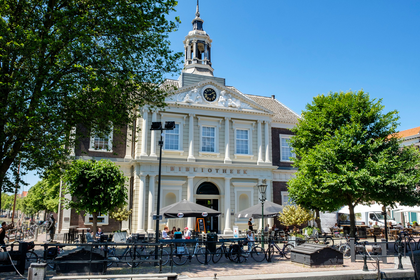
%> input picture src/bib.png, 420 x 280 px, shrunk from 1350 x 900 before the run
$ octave ex2point2.m   (GNU Octave 9; MATLAB toolbox functions it lacks are replaced by stand-ins)
%> lines starting %> are read from the running program, lines starting %| are printed output that depends on the picture
% Read the image. In this case, this results in a
% M x N x 3 tensor, with RGB components.
% The colormap is empty.
[A,cmap] = imread('bib.png');
%> A is the input picture: size 280x420x3 uint8; mean R, G, B 86.6, 110.9, 111.6
%> cmap = []
figure
imshow(A)

%% compress image
p = 9e-3; thresholdType = 'Soft'; waveletType = 'db30';
A_noise = A;
[A2,mserr,mserr_rel,compression_ratio,threshold,SNR] = denoising_image(A_noise,p,thresholdType,waveletType,A);
% [90 lines not run here, left out]
function [c,I] = Hard_threshold(delta, c)
    I = find(abs(c) < delta);
    c(I) = 0;
end

% function to apply soft thresholding
function [c, I] = Soft_threshold(delta,c)
    I = find(abs(c) < delta);
    c = sign(c).*(abs(c)-delta);
    c(I) = 0;
end

% function to desnoise an image
function [A2,mserr,mserr_rel,compression_ratio,threshold,SNR] = denoising_image(A,p,threshtype,waveletType,A_correct)
%> called with p = 0.009, threshtype = 'Soft', waveletType = 'db30'
    % if there is no A_correct, interprete as compression and not
    % denosing
    if nargin < 5
        A_correct = A;
    end

    % The tensor contains red, green and blue components
    Ared = A(:,:,1);
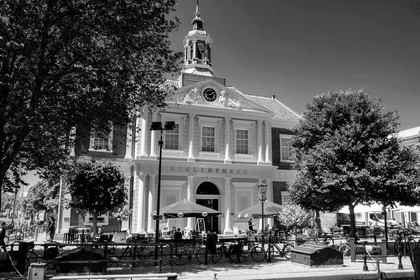
%> Ared: size 280x420 uint8; min 0, max 255, mean 86.6
    Agreen = A(:,:,2);
    Ablue = A(:,:,3);
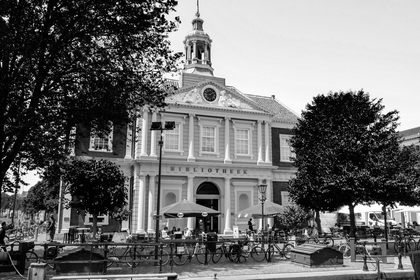
%> Ablue: size 280x420 uint8; min 0, max 255, mean 111.6

    % Recent versions of the wavelet toolbox can transform the tensor A.
    % It is generally safer to split the channels and do it manually
    %[c,l] = wavedec2(A, 4, 'bior4.4');

    [c1,l1] = wavedec2(Ared, 4, waveletType);
%> l1 = [72 81; 72 81; 86 104; 114 149; 169 239; 280 420]
    [c2,l2] = wavedec2(Agreen, 4, waveletType);
%> l2 = [72 81; 72 81; 86 104; 114 149; 169 239; 280 420]
    [c3,l3] = wavedec2(Ablue, 4, waveletType);
%> l3 = [72 81; 72 81; 86 104; 114 149; 169 239; 280 420]

    % Compress by putting small coefficients to zero.
    % Experiment with the threshold p.
    T = max([max(abs(c1)), max(abs(c2)), max(abs(c3))]);
%> T = 4659.8
    %p = 1e-1;
    threshold = p*T;
%> threshold = 41.94
    if (strcmp("Hard",threshtype))
        [c1,I1] = Hard_threshold(threshold, c1);
        [c2,I2] = Hard_threshold(threshold, c2);
        [c3,I3] = Hard_threshold(threshold, c3);
    else
        [c1,I1] = Soft_threshold(threshold, c1);
%> in Soft_threshold, `I = find(abs(c) < delta);`: I = 178279 values from 59 to 222291
        [c2,I2] = Soft_threshold(threshold, c2);
        [c3,I3] = Soft_threshold(threshold, c3);
    end
    A2red = waverec2(c1, l1, waveletType);
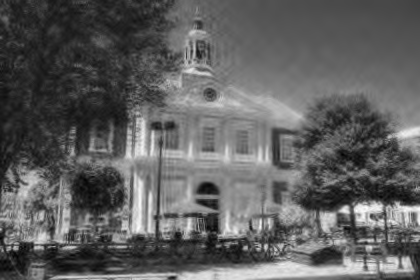
%> A2red: size 280x420 double; min -22.12, max 260.4, mean 84; drawn with min black and max white
    A2green = waverec2(c2, l2, waveletType);
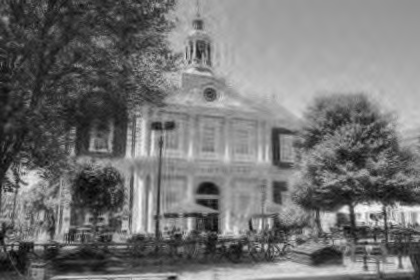
%> A2green: size 280x420 double; min -20.24, max 261.4, mean 108.3; drawn with min black and max white
    A2blue = waverec2(c3, l3, waveletType);
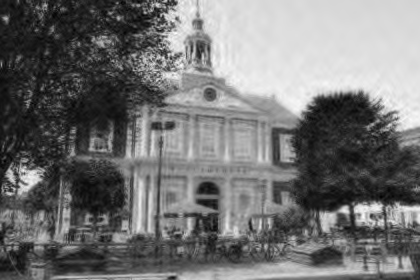
%> A2blue: size 280x420 double; min -21.66, max 267.3, mean 109.1; drawn with min black and max white
    A2 = zeros(size(A));
    A2(:,:,1) = A2red;
    A2(:,:,2) = A2green;
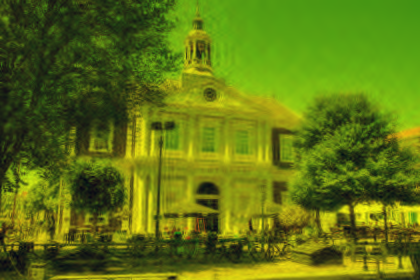
%> A2: size 280x420x3 double; mean R, G, B 84, 108.3, 0; drawn with min black and max white
    A2(:,:,3) = A2blue;
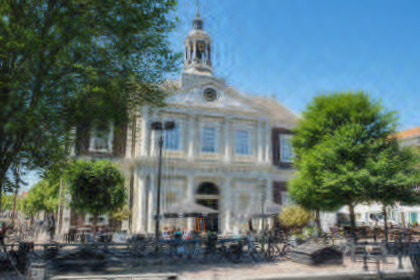
%> A2: size 280x420x3 double; mean R, G, B 84, 108.3, 109.1; drawn with min black and max white

    % if condition true we are denoising, thus can compute the signal to
    % noise ratio
    if nargin >= 5
%> (the run ends here)
